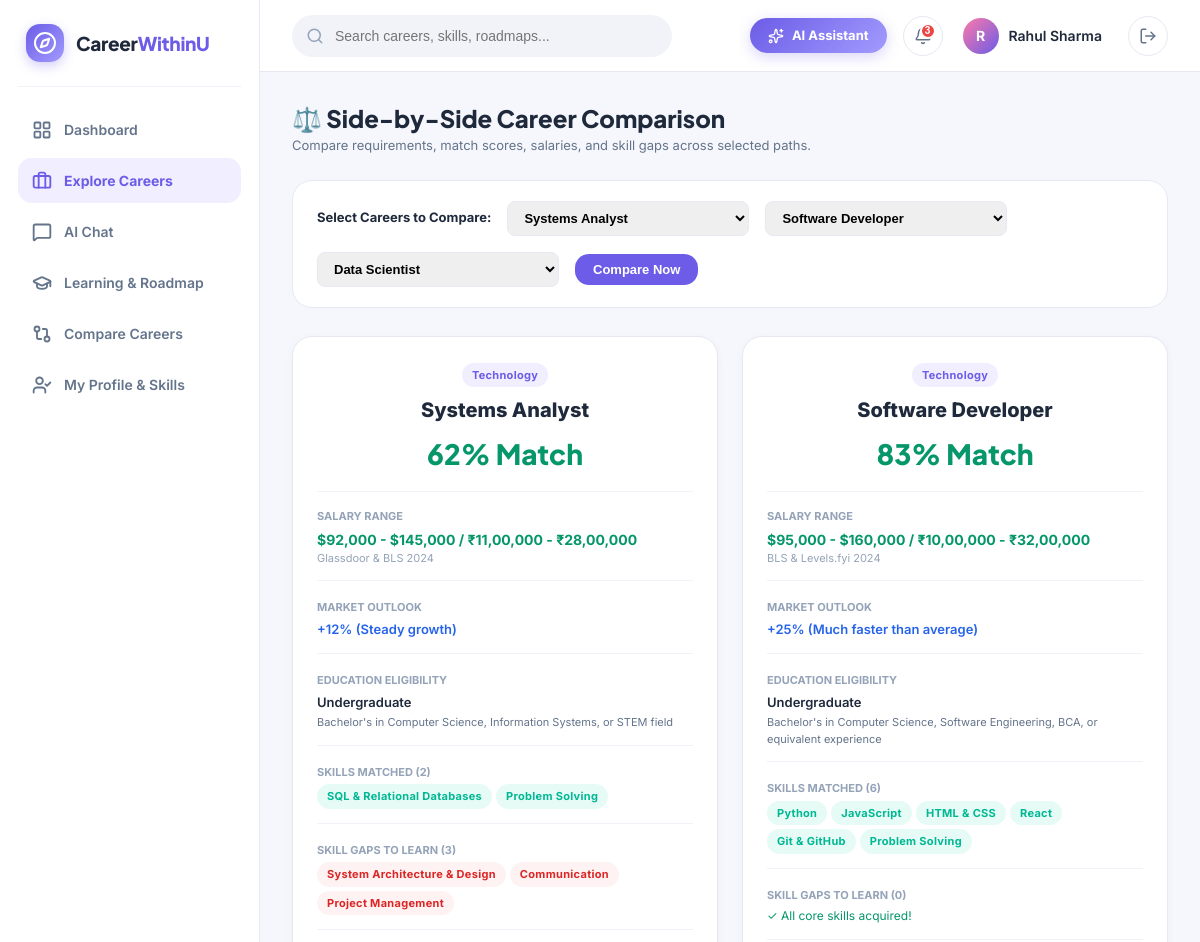
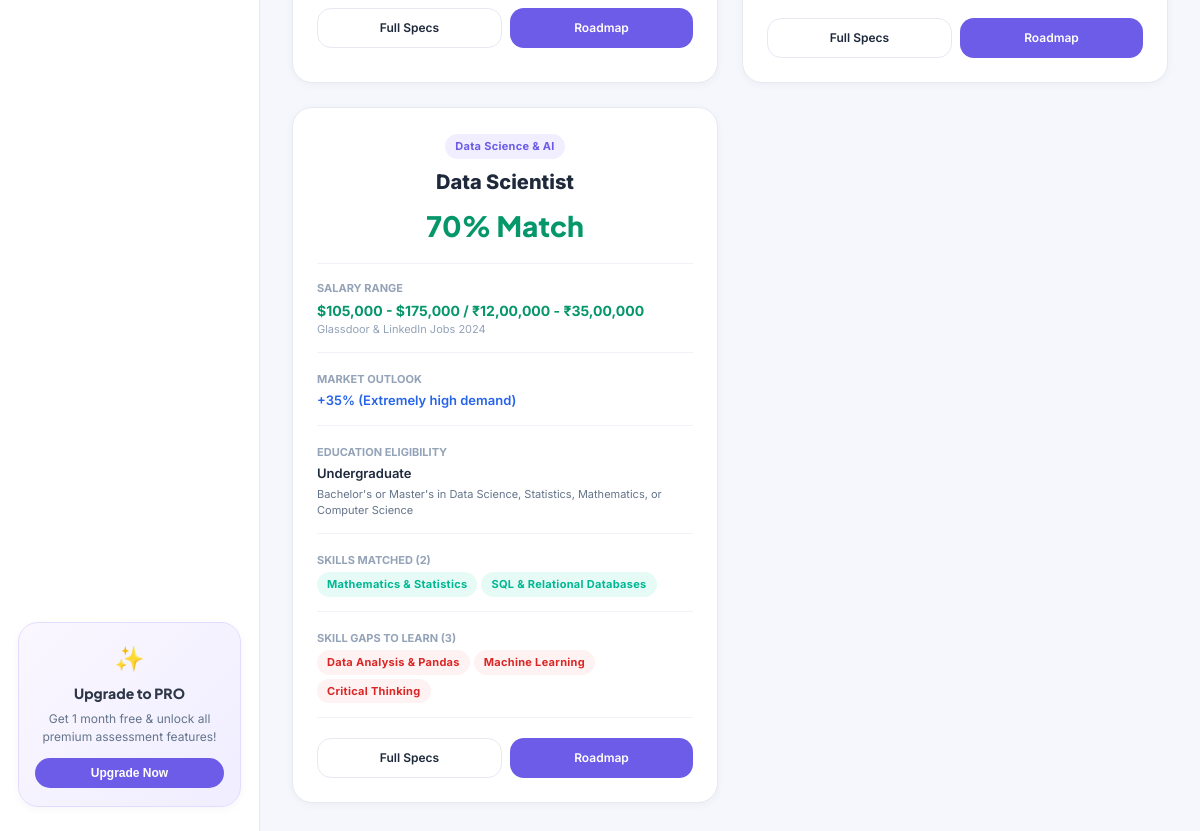
Screenshot of /compare/ (signed in) with the database file from the repository (2 pictures, top to bottom).
### core/models.py (models this page shows, shortened)
class UserProfile(models.Model):
    EDUCATION_LEVEL_CHOICES = [
        ('school', 'School / 10th-12th Grade'),
        ('diploma', 'Diploma'),
        ('undergraduate', 'Undergraduate / Bachelor Degree'),
        ('postgraduate', 'Postgraduate / Master Degree'),
        ('doctorate', 'Doctorate / Professional'),
    ]
    EXPERIENCE_LEVEL_CHOICES = [
        ('Beginner/Student', 'Beginner / Student (0-1 yrs)'),
        ('Intermediate/Graduate', 'Early Career / Graduate (1-3 yrs)'),
        ('Experienced', 'Experienced Professional (3+ yrs)'),
    ]
    user = models.OneToOneField(User, on_delete=models.CASCADE, related_name='profile')
    full_name = models.CharField(max_length=150, default='Rahul Sharma')
    headline = models.CharField(max_length=255, default='High School Student / Tech Enthusiast')
    education_level = models.CharField(max_length=50, choices=EDUCATION_LEVEL_CHOICES, default='school')
    qualification = models.CharField(max_length=150, default='11th Grade (Science & Mathematics)')
    institution = models.CharField(max_length=200, default='Modern High School')
    specialization = models.CharField(max_length=150, default='Physics, Chemistry & Math (PCM)')
    graduation_year = models.IntegerField(default=2026)
    experience_level = models.CharField(max_length=50, choices=EXPERIENCE_LEVEL_CHOICES, default='Beginner/Student')
    profile_completed = models.BooleanField(default=True)
    xp_points = models.IntegerField(default=2840)
    xp_needed = models.IntegerField(default=3200)
    level = models.IntegerField(default=12)
    streak_days = models.IntegerField(default=7)
    total_points = models.IntegerField(default=15420)
    lessons_completed = models.IntegerField(default=46)
    hours_spent = models.IntegerField(default=127)
    assessment_date_str = models.CharField(max_length=100, default='Monday, 11 AM')
    avatar = models.CharField(max_length=50, default='avatar-1')
    psychometric_score = models.IntegerField(default=80)
    college_shortlist_count = models.IntegerField(default=50)
    roadmap_progress = models.IntegerField(default=30)
    created_at = models.DateTimeField(auto_now_add=True)
    updated_at = models.DateTimeField(auto_now=True)

class Career(models.Model):
    title = models.CharField(max_length=150, unique=True)
    slug = models.SlugField(max_length=160, unique=True)
    category = models.CharField(max_length=100, default='Technology')
    overview = models.TextField()
    responsibilities = models.TextField(help_text="Bullet points or detailed responsibilities")
    work_environment = models.TextField(blank=True)
    eligibility_education = models.CharField(max_length=100, default='undergraduate')
    preferred_education = models.CharField(max_length=255, default="Bachelor's degree in Computer Science, Engineering, or related STEM field")
    entry_routes = models.TextField(blank=True)
    salary_range = models.CharField(max_length=100, default="$85,000 - $140,000 / ₹9,00,000 - ₹26,00,000")
    salary_source = models.CharField(max_length=100, default="Bureau of Labor Statistics / Glassdoor 2024")
    job_outlook = models.CharField(max_length=100, default="+22% (Much faster than average)")
    related_careers_count = models.IntegerField(default=2)
    icon = models.CharField(max_length=50, default='laptop')
    image_url = models.CharField(max_length=300, blank=True)
    certifications = models.TextField(blank=True)
    is_active = models.BooleanField(default=True)

class Recommendation(models.Model):
    user = models.ForeignKey(User, on_delete=models.CASCADE, related_name='recommendations')
    career = models.ForeignKey(Career, on_delete=models.CASCADE)
    match_score = models.FloatField(default=0.0)  # 0 to 100
    interest_fit = models.FloatField(default=0.0)
    education_fit = models.FloatField(default=0.0)
    skills_fit = models.FloatField(default=0.0)
    explanation = models.TextField()
    generated_at = models.DateTimeField(auto_now=True)
    class Meta:
        unique_together = ('user', 'career')
        ordering = ['-match_score']
    @property
    def score_round(self):
        return int(round(self.match_score))

class Skill(models.Model):
    CATEGORY_CHOICES = [
        ('technical', 'Technical Skill'),
        ('soft', 'Soft Skill'),
    ]
    name = models.CharField(max_length=100, unique=True)
    category = models.CharField(max_length=20, choices=CATEGORY_CHOICES, default='technical')
    domain = models.CharField(max_length=50, default='Software')
    description = models.TextField(blank=True)

### core/views.py (the view)
# urls.py: path('compare/', views.career_compare_view, name='career_compare'),
@login_required
def career_compare_view(request):
    user = request.user
    profile = getattr(user, 'profile', None)
    slug1 = request.GET.get('c1', 'systems-analyst')
    slug2 = request.GET.get('c2', 'software-developer')
    slug3 = request.GET.get('c3', 'data-scientist')
    careers_to_compare = []
    for s in [slug1, slug2, slug3]:
        if s:
            c = Career.objects.filter(slug=s).first()
            if c:
                rec = Recommendation.objects.filter(user=user, career=c).first()
                _, matched, developing, missing = calculate_skills_fit(user, c)
                careers_to_compare.append({
                    'career': c,
                    'rec': rec,
                    'matched_skills': matched,
                    'developing_skills': developing,
                    'missing_skills': missing,
                })
    all_careers = Career.objects.all().order_by('title')
    context = {
        'profile': profile,
        'compared_careers': careers_to_compare,
        'all_careers': all_careers,
        'selected_slugs': [slug1, slug2, slug3],
        'active_nav': 'careers',
    }
    return render(request, 'career_compare.html', context)

### templates/career_compare.html (shortened to what this page needs)
{% extends 'base.html' %}
{% block content %}
<div style="margin-bottom: 24px;">
  <h2 style="font-size: 24px; font-weight: 800; font-family: var(--font-heading); color: #1E293B;">
    ⚖️ Side-by-Side Career Comparison
  </h2>
  <p style="font-size: 13px; color: var(--text-secondary);">
    Compare requirements, match scores, salaries, and skill gaps across selected paths.
  </p>
</div>
<form method="GET" class="compare-selector-bar">
  <span style="font-weight: 700; font-size: 13px;">Select Careers to Compare:</span>
  <select name="c1" class="compare-select">
    {% for c in all_careers %}
      <option value="{{ c.slug }}" {% if c.slug == selected_slugs.0 %}selected{% endif %}>{{ c.title }}</option>
    {% endfor %}
  </select>
  <select name="c2" class="compare-select">
    {% for c in all_careers %}
      <option value="{{ c.slug }}" {% if c.slug == selected_slugs.1 %}selected{% endif %}>{{ c.title }}</option>
    {% endfor %}
  </select>
  <select name="c3" class="compare-select">
    {% for c in all_careers %}
      <option value="{{ c.slug }}" {% if c.slug == selected_slugs.2 %}selected{% endif %}>{{ c.title }}</option>
    {% endfor %}
  </select>
  <button type="submit" class="btn btn-primary" style="padding: 8px 18px; font-size: 13px;">Compare Now</button>
</form>
<div class="comparison-grid">
  {% for item in compared_careers %}
    <div class="compare-col-card">
      <div class="compare-header">
        <span class="badge badge-primary" style="margin-bottom: 8px;">{{ item.career.category }}</span>
        <h3 style="font-size: 20px; font-weight: 800; color: #1E293B;">{{ item.career.title }}</h3>
        <div style="font-size: 28px; font-weight: 800; color: #059669; font-family: var(--font-heading); margin-top: 8px;">
          {{ item.rec.score_round|default:'90' }}% Match
        </div>
      </div>
      <div class="compare-metric-row">
        <div class="compare-lbl">Salary Range</div>
        <div style="font-size: 14px; font-weight: 700; color: #059669;">{{ item.career.salary_range }}</div>
        <div style="font-size: 11px; color: var(--text-muted);">{{ item.career.salary_source }}</div>
      </div>
      <div class="compare-metric-row">
        <div class="compare-lbl">Market Outlook</div>
        <div style="font-size: 13px; font-weight: 600; color: #2563EB;">{{ item.career.job_outlook }}</div>
      </div>
      <div class="compare-metric-row">
        <div class="compare-lbl">Education Eligibility</div>
        <div style="font-size: 13px; font-weight: 600;">{{ item.career.eligibility_education|title }}</div>
        <div style="font-size: 11px; color: var(--text-secondary); margin-top: 2px;">{{ item.career.preferred_education }}</div>
      </div>
      <div class="compare-metric-row">
        <div class="compare-lbl">Skills Matched ({{ item.matched_skills|length }})</div>
        <div style="display: flex; flex-wrap: wrap; gap: 4px; margin-top: 4px;">
          {% for s in item.matched_skills %}
            <span class="badge badge-success">{{ s.name }}</span>
          {% empty %}
            <span style="font-size: 12px; color: var(--text-muted);">None matched yet</span>
          {% endfor %}
        </div>
      </div>
      <div class="compare-metric-row">
        <div class="compare-lbl">Skill Gaps to Learn ({{ item.missing_skills|length }})</div>
        <div style="display: flex; flex-wrap: wrap; gap: 4px; margin-top: 4px;">
          {% for s in item.missing_skills %}
            <span class="badge" style="background: #FEF2F2; color: #DC2626;">{{ s.name }}</span>
          {% empty %}
            <span style="font-size: 12px; color: #059669;">✓ All core skills acquired!</span>
          {% endfor %}
        </div>
      </div>
      <div style="margin-top: 20px; display: flex; gap: 8px;">
        <a href="{% url 'career_detail' item.career.slug %}" class="btn btn-outline" style="flex: 1; font-size: 12px;">Full Specs</a>
        <a href="{% url 'career_roadmap' item.career.slug %}" class="btn btn-primary" style="flex: 1; font-size: 12px;">Roadmap</a>
      </div>
    </div>
  {% endfor %}
</div>
{% endblock %}

### templates/base.html (shortened to what this page needs)
<!DOCTYPE html>
<html lang="en">
<head>
  {% load static %}
  <link rel="stylesheet" href="{% static 'css/style.css' %}">
</head>
<body>
  <div class="app-layout">
    <aside class="app-sidebar">
      <div class="brand-container">
        <div class="brand-logo-icon">
          <i data-lucide="compass"></i>
        </div>
        <div class="brand-title">Career<span>WithinU</span></div>
      </div>
      <nav class="sidebar-nav">
        <a href="{% url 'dashboard' %}" class="nav-item {% if active_nav == 'dashboard' %}active{% endif %}">
          <i data-lucide="layout-grid"></i>
          <span>Dashboard</span>
        </a>
        <a href="{% url 'careers' %}" class="nav-item {% if active_nav == 'careers' %}active{% endif %}">
          <i data-lucide="briefcase"></i>
          <span>Explore Careers</span>
        </a>
        <a href="{% url 'chat' %}" class="nav-item {% if active_nav == 'chat' %}active{% endif %}">
          <i data-lucide="message-square"></i>
          <span>AI Chat</span>
        </a>
        <a href="{% url 'roadmap' %}" class="nav-item {% if active_nav == 'learning' %}active{% endif %}">
          <i data-lucide="graduation-cap"></i>
          <span>Learning & Roadmap</span>
        </a>
        <a href="{% url 'career_compare' %}" class="nav-item {% if active_nav == 'compare' %}active{% endif %}">
          <i data-lucide="git-compare"></i>
          <span>Compare Careers</span>
        </a>
        <a href="{% url 'profile_wizard' %}" class="nav-item {% if active_nav == 'profile' %}active{% endif %}">
          <i data-lucide="user-check"></i>
          <span>My Profile & Skills</span>
        </a>
      </nav>
      <div class="sidebar-pro-card">
        <div style="font-size: 24px; margin-bottom: 6px;">✨</div>
        <h4>Upgrade to PRO</h4>
        <p>Get 1 month free & unlock all premium assessment features!</p>
        <button class="pro-btn" onclick="alert('PRO features unlocked in demo!')">Upgrade Now</button>
      </div>
    </aside>
    <div class="app-main">
      <header class="top-navbar">
        <div class="search-bar-wrapper">
          <i data-lucide="search"></i>
          <form action="{% url 'careers' %}" method="GET">
            <input type="text" name="q" placeholder="Search careers, skills, roadmaps..." value="{{ query|default:'' }}">
          </form>
        </div>
        <div class="top-nav-actions">
          <a href="{% url 'chat' %}" class="ai-assistant-pill">
            <i data-lucide="sparkles" style="width: 16px; height: 16px;"></i>
            <span>AI Assistant</span>
          </a>
          <button class="icon-button" title="Notifications" onclick="alert('No unread notifications.')">
            <span class="badge-dot">3</span>
          </button>
          <a href="{% url 'profile_wizard' %}" class="user-profile-badge">
            <div class="user-avatar-circle">
              {{ profile.full_name|default:request.user.username|slice:":1"|upper }}
            </div>
            <span class="user-name-text">{{ profile.full_name|default:request.user.username }}</span>
          </a>
          <a href="{% url 'logout' %}" class="icon-button" title="Sign Out">
            <i data-lucide="log-out" style="width: 18px; height: 18px;"></i>
          </a>
        </div>
      </header>
      <main class="page-container">
        {% block content %}{% endblock %}
      </main>
    </div>
  </div>
</body>
</html>

### templates/career_compare.html (style rules this page uses)
.compare-selector-bar { background: #fff; border-radius: var(--radius-lg); border: 1px solid var(--border-color); padding: 20px 24px; margin-bottom: 28px; display: flex; align-items: center; gap: 16px; flex-wrap: wrap; }
.compare-select { padding: 8px 12px; border-radius: 8px; border: 1px solid var(--border-color); font-size: 13px; font-weight: 600; }
.comparison-grid { display: grid; grid-template-columns: repeat(auto-fit, minmax(300px, 1fr)); gap: 24px; }
.compare-col-card { background: #fff; border-radius: var(--radius-lg); border: 1px solid var(--border-color); padding: 24px; box-shadow: var(--shadow-sm); }
.compare-header { padding-bottom: 16px; border-bottom: 1px solid var(--border-light); margin-bottom: 16px; text-align: center; }
.compare-metric-row { margin-bottom: 18px; padding-bottom: 14px; border-bottom: 1px solid var(--border-light); }
.compare-lbl { font-size: 11px; font-weight: 700; text-transform: uppercase; color: var(--text-muted); margin-bottom: 4px; }

### rows the page displays
UserProfile: full_name "R", full_name "Rahul Sharma"
Career: career.category "Technology", career "Systems Analyst", rec.score_round "62", career.salary_range "$92,000 - $145,000 / ₹11,00,000 - ₹28,00,000", career.salary_source "Glassdoor & BLS 2024", career.job_outlook "+12% (Steady growth)", career.eligibility_education "Undergraduate", career.preferred_education "Bachelor's in Computer Science, Information Systems, or STEM field", matched_skills|length "2", missing_skills|length "3"
Skill: name "SQL & Relational Databases" "SQL & Relational Databases"
Skill: name "Problem Solving" "Problem Solving"
Skill: name "System Architecture & Design"
Skill: name "Communication"
Skill: name "Project Management"
Career: career.category "Technology", career "Software Developer", rec.score_round "83", career.salary_range "$95,000 - $160,000 / ₹10,00,000 - ₹32,00,000", career.salary_source "BLS & Levels.fyi 2024", career.job_outlook "+25% (Much faster than average)", career.eligibility_education "Undergraduate", career.preferred_education "Bachelor's in Computer Science, Software Engineering, BCA, or equivalent experience", matched_skills|length "6", missing_skills|length "0"
Skill: name "Python"
Skill: name "JavaScript"
Skill: name "HTML & CSS"
Skill: name "React"
Skill: name "Git & GitHub"
Career: career.category "Data Science & AI", career "Data Scientist", rec.score_round "70", career.salary_range "$105,000 - $175,000 / ₹12,00,000 - ₹35,00,000", career.salary_source "Glassdoor & LinkedIn Jobs 2024", career.job_outlook "+35% (Extremely high demand)", career.eligibility_education "Undergraduate", career.preferred_education "Bachelor's or Master's in Data Science, Statistics, Mathematics, or Computer Science", matched_skills|length "2", missing_skills|length "3"
Skill: name "Mathematics & Statistics"
Skill: name "Data Analysis & Pandas"
Skill: name "Machine Learning"
Skill: name "Critical Thinking"

### other values shown
form field c1 "Systems Analyst"
form field c2 "Software Developer"
form field c3 "Data Scientist"
